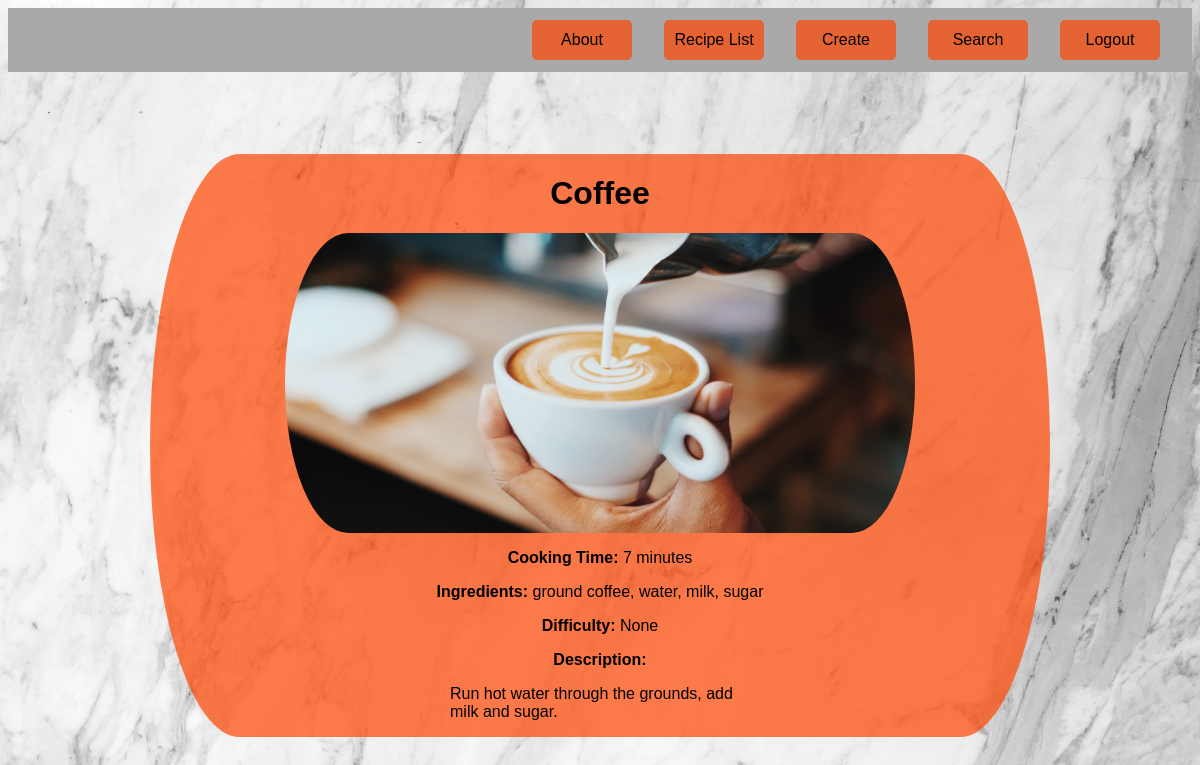
The app's page /list/2 (signed in), older data.
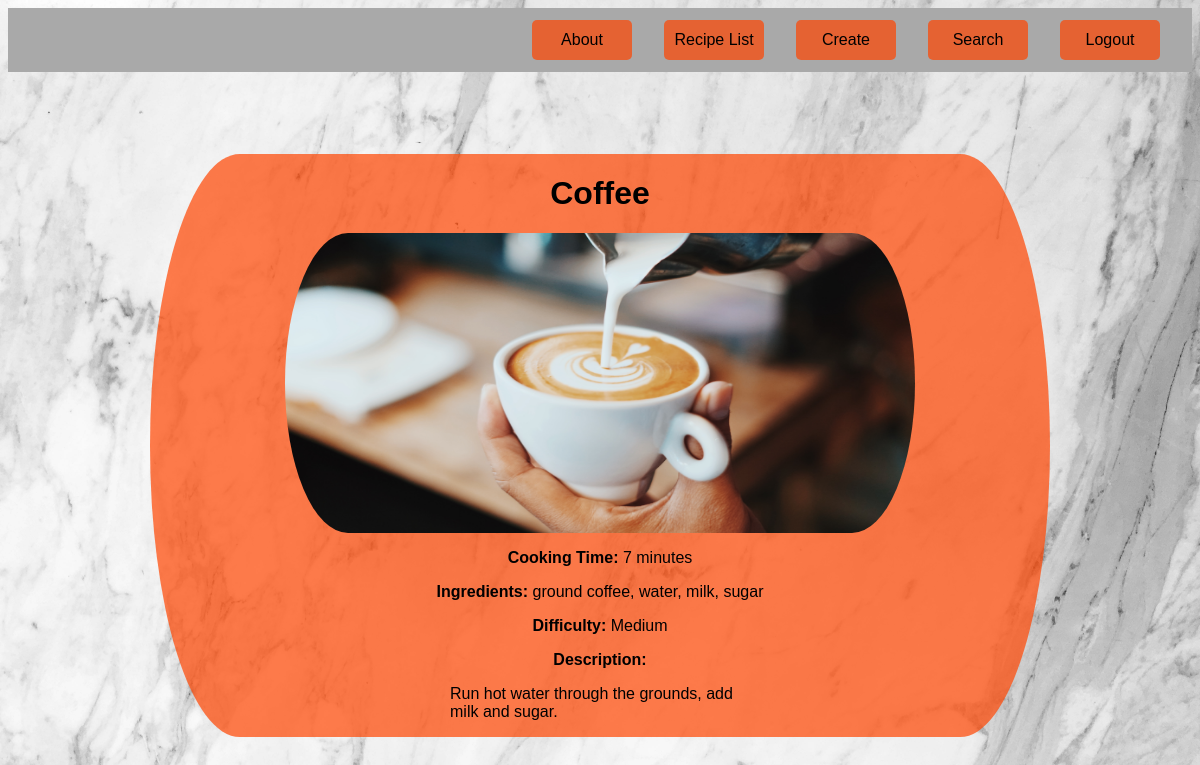
The same page, newer data.
### recipes/models.py (models this page shows, shortened)
class Recipe(models.Model):
    name = models.CharField(max_length=120)
    cooking_time = models.IntegerField(help_text="in minutes")
    ingredients = models.CharField(
        max_length=400, help_text="Ingredients must be seperated by commas"
    )
    difficulty = models.CharField(max_length=20)
    description = models.TextField(max_length=600, help_text="600 character limit")
    pic = models.ImageField(upload_to="recipes", default="empty_bowl.jpg")

### recipes/views.py (the view)
# urls.py: path("list/<pk>", RecipeDetailView.as_view(), name="detail"),
class RecipeDetailView(LoginRequiredMixin, DetailView):
    model = Recipe
    template_name = "recipes/recipes_detail.html"

### recipes/templates/recipes/recipes_detail.html (shortened to what this page needs)
{% load static %}
<!DOCTYPE html>
<html>
	<body>
		<nav class="nav_bar">
			<a
				class="button nav_button"
				href="{% url 'recipes:about' %}"
				style="font-size: 1em"
				>About</a
			>
			<a
				class="button nav_button"
				href="{% url 'recipes:list' %}"
				style="font-size: 1em"
				>Recipe List</a
			>
			<a
				class="button nav_button"
				href="{% url 'recipes:create' %}"
				style="font-size: 1em"
				>Create</a
			>
			<a
				class="button nav_button"
				href="{% url 'recipes:search' %}"
				style="font-size: 1em"
				>Search</a
			>
			<a
				class="button nav_button"
				href="{% url 'success' %}"
				style="font-size: 1em"
				>Logout</a
			>
		</nav>
		<div class="detail_container">
			<h1>{{object.name}}</h1>
			<img
				src="{{object.pic.url}}"
				height="300"
			/>
			<p style="margin-top: 16px"><b>Cooking Time: </b> {{object.cooking_time}} minutes</p>
			<p><b>Ingredients: </b> {{object.ingredients}}</p>
			<p><b>Difficulty: </b> {{object.difficulty}}</p>
			<b style="margin: 8px">Description: </b>
			<p style="margin-bottom: 16px; max-width: 300px">{{object.description}}</p>
		</div>
	</body>
</html>

Row changes from the older to the newer data that the page shows:
changed Recipe "Coffee": difficulty "None" → "Medium"
